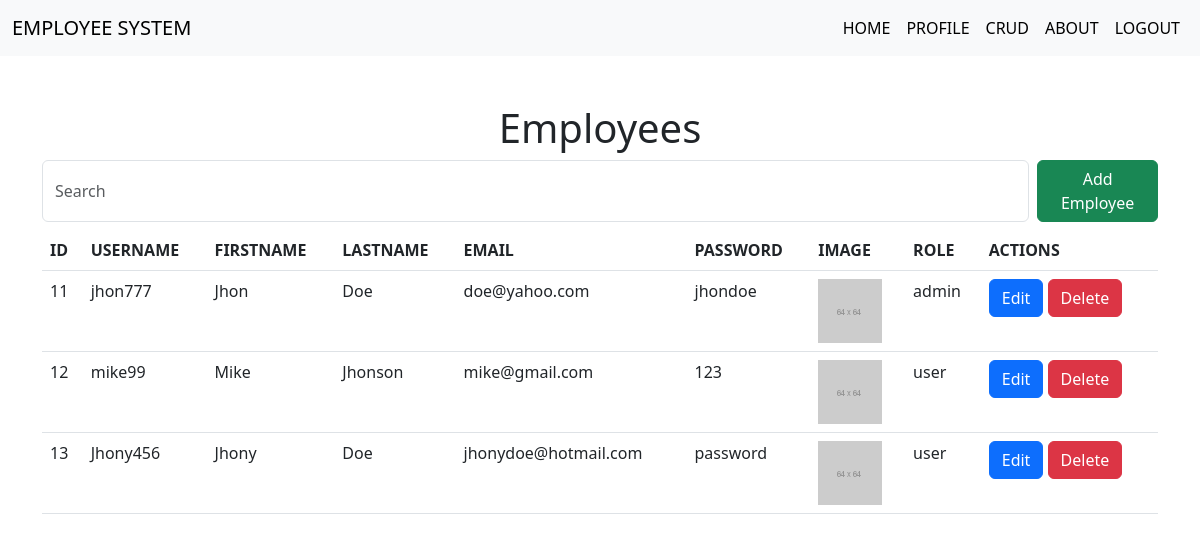
Screenshot of /crud.php (signed in) with the database file from the repository.
### tables this page shows
CREATE TABLE `employees` (
  `id` int(11) NOT NULL,
  `username` varchar(255) NOT NULL,
  `firstname` varchar(255) NOT NULL,
  `lastname` varchar(255) NOT NULL,
  `email` varchar(255) NOT NULL,
  `password` varchar(255) NOT NULL,
  `image` varchar(255) NOT NULL DEFAULT 'default_profile_image.png',
  `role` varchar(255) NOT NULL
);

### php_scripts/functions.php (called while the page is built, shortened)
<?php
function fetch_all_users(){
    global $conn;
    $sql="SELECT * FROM employees";
    $result=mysqli_query($conn,$sql);
    if(mysqli_num_rows($result)>0){
        return mysqli_fetch_all($result,MYSQLI_ASSOC);
    }
    else{
        return [];
    }
}

### crud.php (the view, shortened to what this page needs)
<?php
include 'includes/header.php';
require_once 'php_scripts/functions.php';
?>
<div class="container mt-5">
    <h1 class="text-center">Employees</h1>
    <form class="d-flex" role="search">
        <input class="form-control me-2" type="search" placeholder="Search" aria-label="Search">
        <a href="add_employee.php" class="btn btn-success">Add Employee</a>
      </form>
    <table class="table mt-2">
        <thead>
            <tr>
                <th scope="col">ID</th>
                <th scope="col">USERNAME</th>
                <th scope="col">FIRSTNAME</th>
                <th scope="col">LASTNAME</th>
                <th scope="col">EMAIL</th>
                <th scope="col">PASSWORD</th>
                <th scope="col">IMAGE</th>
                <th scope="col">ROLE</th>
                <th scope="col">ACTIONS</th>
            </tr>
        </thead>
        <tbody>
            <?php foreach (fetch_all_users() as $user) :; ?>
                <tr>
                    <td><?php echo $user['id']; ?></td>
                    <td><?php echo $user['username']; ?></td>
                    <td><?php echo $user['firstname']; ?></td>
                    <td><?php echo $user['lastname']; ?></td>
                    <td><?php echo $user['email']; ?></td>
                    <td><?php echo $user['password']; ?></td>
                    <td><img src="assets/images/<?php echo $user['image']; ?>" alt="" style="width: 64px;"></td>
                    <td><?php echo $user['role']; ?></td>
                    <td>
                        <a href="update_employee.php?id=<?php echo $user['id']; ?>" class="btn btn-primary">Edit</a>
                        <a href="?delete_id=<?php echo $user['id']; ?>" class="btn btn-danger">Delete</a>
                    </td>
                </tr>
            <?php endforeach; ?>
        </tbody>
    </table>
</div>
<?php include 'includes/footer.php'; ?>

### includes/header.php (shortened to what this page needs)
<!DOCTYPE html>
<html lang="en">
<head>
    <link rel="stylesheet" href="assets/css/bootstrap.min.css">
</head>
<body>
    <nav class="navbar navbar-expand-lg bg-body-tertiary">
        <div class="container-fluid">
            <a class="navbar-brand" href="#">EMPLOYEE SYSTEM</a>
            <div class=" collapse navbar-collapse" id="navbarNav">
                <ul class="navbar-nav ms-auto">
                    <li class="nav-item">
                        <a class="nav-link active" aria-current="page" href="index.php">HOME</a>
                    </li>
                    <?php if(isset($_SESSION['role'])): ?>
                    <li class="nav-item">
                        <a class="nav-link active" href="profile.php">PROFILE</a>
                    </li>
                    <?php endif;?>
                    <?php if(isset($_SESSION['role'])&&$_SESSION['role']=='admin'): ?>
                    <li class="nav-item">
                        <a class="nav-link active" href="crud.php">CRUD</a>
                    </li>
                    <?php endif;?>
                    <li class="nav-item">
                        <a class="nav-link active" href="about.php">ABOUT</a>
                    </li>
                    <?php if (isset($_SESSION['role'])) : ?>
                        <li class="nav-item">
                            <a class="nav-link active" href="logout.php">LOGOUT</a>
                        </li>
                    <?php else : ?>
                        <li class="nav-item">
                            <a class="nav-link active" href="login.php">LOGIN</a>
                        </li>
                    <?php endif; ?>
                </ul>
            </div>
        </div>
    </nav>

### includes/footer.php (shortened to what this page needs)
</body>
</html>

### rows the page displays
employees: id "11", username "jhon777", firstname "Jhon", lastname "Doe", email "doe@yahoo.com", password "jhondoe", image (placeholder picture), role "admin"
employees: id "12", username "mike99", firstname "Mike", lastname "Jhonson", email "mike@gmail.com", password "123", image (placeholder picture), role "user"
employees: id "13", username "Jhony456", firstname "Jhony", lastname "Doe", email "jhonydoe@hotmail.com", password "password", image (placeholder picture), role "user"
